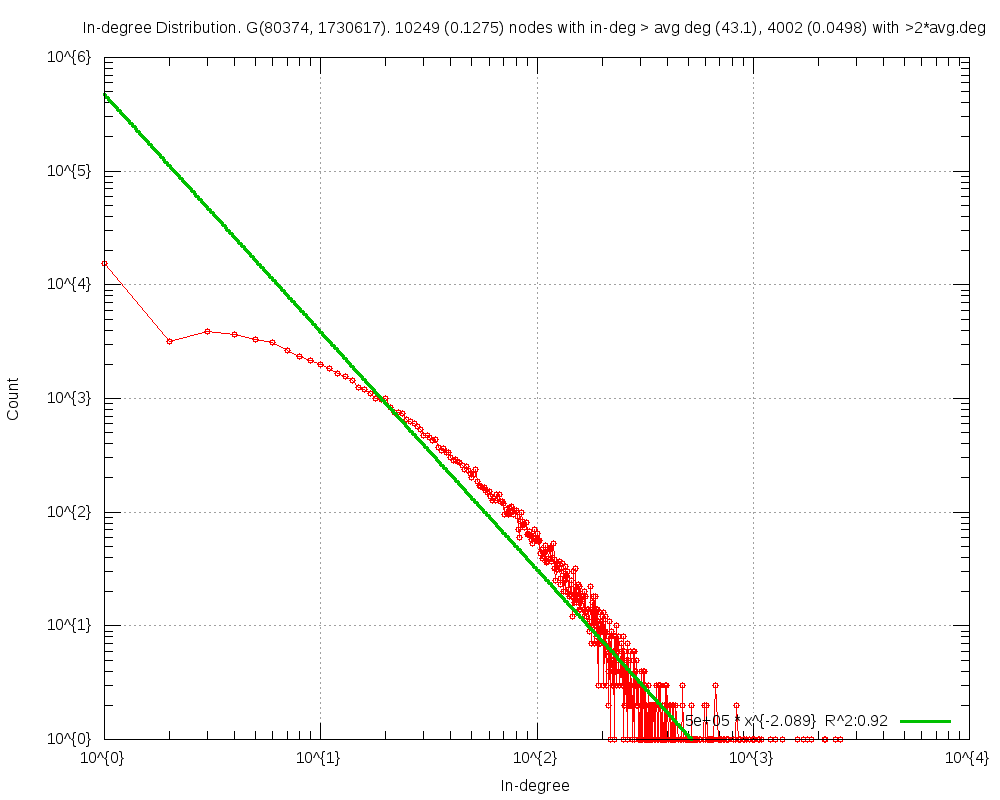

The script that saved this image:
#
# In-degree Distribution. G(80374, 1730617). 10249 (0.1275) nodes with in-deg > avg deg (43.1), 4002 (0.0498) with >2*avg.deg (Mon May  5 02:51:35 2014)
#

set title "In-degree Distribution. G(80374, 1730617). 10249 (0.1275) nodes with in-deg > avg deg (43.1), 4002 (0.0498) with >2*avg.deg"
set key bottom right
set logscale xy 10
set format x "10^{%L}"
set mxtics 10
set format y "10^{%L}"
set mytics 10
set grid
set xlabel "In-degree"
set ylabel "Count"
set tics scale 2
set yrange[1.000000:]
set terminal png size 1000,800
set output 'inDeg.FRDG_TCL_5.png'
plot 	"inDeg.FRDG_TCL_5.tab" using 1:2 title "" with linespoints pt 6,\
	f1(x)=471771.179602*x**-2.089342, f1(x) title "5e+05 * x^{-2.089}  R^2:0.92" with lines linewidth 3
